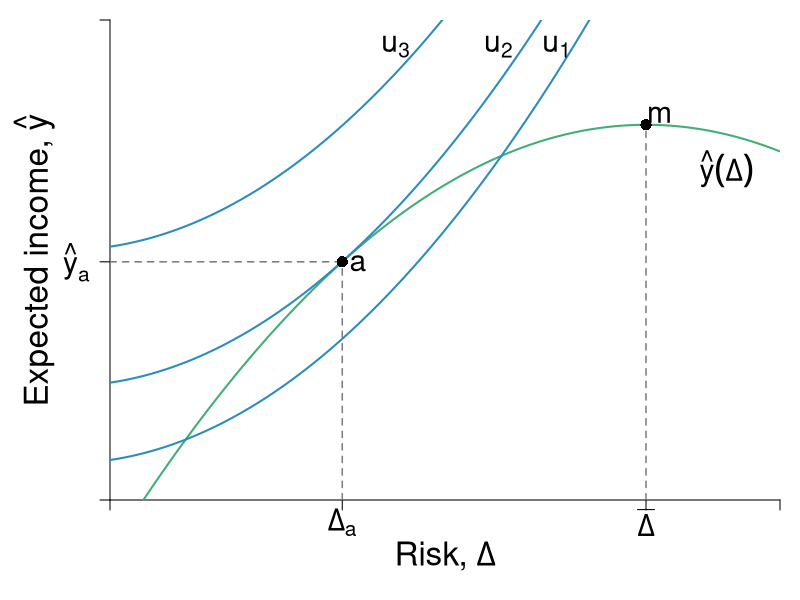

Write the R code that produced this figure.
require(ggplot2)
require(shape)
pdf(file = "capitalism/risks_feasible_very_margin_v2.pdf", width = 9, height = 7)

#Set parameters for graphics
axislabelsize <- 2
labelsize <- 1.8
namesize <- 1.8
annotatesize <- 1.5
graphlinewidth <- 2
segmentlinewidth <- 1.5
a <- c(2, 4, 6)


COL <- c("#7fc97f", "#beaed4", "#fdc086", "#ffff99", "#386cb0", "#f0027f", "#bf5b17", "#666666")
COLA <- c("#e0f3db", "#99d8c9","#66c2a4","#41ae76", "#238b45", "#005824")
COLB <- c("#c6dbef", "#4eb3d3", "#2b8cbe", "#0868ac","#084081")
COLC <- c("#fcfbfd", "#efedf5", "#dadaeb", "#bcbddc", "#9e9ac8", "#807dba", "#6a51a3", "#54278f", "#3f007d")
grays <- gray.colors(25, start = 1, end = 0, alpha = 1)

par(mar =  c(5, 5.5, 1, 1))
xlims <- c(0, 15)
ylims <- c(0, 18)

riskreturn <- function(g, int1 = 14.07, int2 = 4, coeff = 1/3){
  int1 - (int2 - (coeff)*g)^2
}

uA <- function(y, g, slope = 0.5){
  y + y*g  - slope*g^2
}

indiffA <- function(g, intercept = 3, slope1 = 0.25, slope2 = 0.12){
  intercept  + slope1*g + slope2*g^2
}

indiffA2 <- function(g, intercept = 3, slope1 = 0.25, slope2 = 0.05){
  intercept  + slope1*g + slope2*g^2
}

#Plot command 
plot(0, 0, xlim = xlims, ylim = ylims, 
     type = "n",
     xlab = expression(paste("")),
     ylab = expression(paste("")), 
     axes = FALSE,
     # xlab = expression(paste("Bob's Payoff, ", u^B)),
     # ylab = expression(paste("Alfredo's Payoff, ", u^A)),
     #xaxt = "n", 
     #yaxt = "n", 
     cex.lab = axislabelsize, 
     bty = "n", 
     xaxs="i", 
     yaxs="i"
)


#Customize ticks and labels for the plot
# ticksy <- seq(ylims[1], ylims[2], 3)
# ylabels <- seq(ylims[1], ylims[2], 3)
# ticksx <- seq(xlims[1], xlims[2], 5)
# xlabels <- seq(xlims[1], xlims[2], 5)
ticksx <- c(0, 5.2, 12, xlims[2])
#xlabels <- c(NA, expression(paste(Delta[A])), expression(paste(Delta[B])), NA)
xlabels <- c(NA, expression(paste(Delta[a])), expression(paste( bar(Delta) )), NA)
#ticksy <- c(0, 4.4, 7.15, riskreturn(5.2), riskreturn(7.5), riskreturn(g = 12), ylims[2])
ticksy <- c(0, riskreturn(5.2), ylims[2])
ylabels <- c(NA, expression(paste(hat(y)[a])), NA)

axis(1, at = ticksx, pos = 0, labels = xlabels, cex.axis = labelsize)
axis(2, at = ticksy, pos = 0, labels = ylabels, las = 1, cex.axis = labelsize)

#Axis labels and draw linear utility function
text(0.5*xlims[2], -2.1, expression(paste("Risk, ", Delta)), xpd = TRUE, cex = axislabelsize) 
text(-1.7, 0.5*ylims[2], expression(paste("Expected income, ", hat(y))), xpd = TRUE, cex = axislabelsize, srt = 90) 


npts <- 500 
xx1 <- seq(xlims[1], xlims[2], length.out = npts)
lines(xx1, riskreturn(xx1), col = COLA[4], lwd = graphlinewidth, lty = 1)
lines(xx1, indiffA(xx1, intercept = 1.5), col = COLB[3], lwd = graphlinewidth, lty = 1)
lines(xx1, indiffA(xx1, intercept = 4.4), col = COLB[3], lwd = graphlinewidth, lty = 1)
lines(xx1, indiffA(xx1, intercept = 9.5), col = COLB[3], lwd = graphlinewidth, lty = 1)
#lines(xx1, indiffA(xx1, intercept = 8), col = COLB[3], lwd = graphlinewidth, lty = 1)
#lines(xx1, indiffA2(xx1, intercept = 7.15), col = COLB[5], lwd = graphlinewidth, lty = 1)
#lines(xx1, indiffA2(xx1, intercept = 5.8), col = COLB[5], lwd = segmentlinewidth, lty = 2)

#lines(xx1, indiffA2(xx1, intercept = 10), col = COLB[5], lwd = graphlinewidth, lty = 1)

#Add points a, b, c and c
segments(5.2, 0, 5.2, riskreturn(g = 5.2), lty = 2, col = grays[20], lwd = segmentlinewidth)
segments(0, riskreturn(g = 5.2), 5.2, riskreturn(g = 5.2), lty = 2, col = grays[20], lwd = segmentlinewidth)
points(5.2, riskreturn(g = 5.2), pch = 16, col = "black", cex = 1.5)
text(5.2 + 0.35, riskreturn(g = 5.2) - 0.05, expression(a), cex = labelsize)


# segments(7.5, 0, 7.5, riskreturn(g = 7.5) , lty = 2, col = grays[20], lwd = segmentlinewidth)
# segments(0, riskreturn(g = 7.5) , 7.5, riskreturn(g = 7.5) , lty = 2, col = grays[20], lwd = segmentlinewidth)
# points(7.5, riskreturn(g = 7.5) , pch = 16, col = "black", cex = 1.5)
# text(7.5 + 0.35, riskreturn(g = 7.5) - 0.3, expression(b), cex = labelsize)


segments(12, 0, 12, riskreturn(g = 12) , lty = 2, col = grays[20], lwd = segmentlinewidth)
#segments(0, riskreturn(g = 12) , 12, riskreturn(g = 12) , lty = 2, col = grays[20], lwd = segmentlinewidth)
text(12 + 0.3, riskreturn(g = 12) + 0.4, expression(m), cex = labelsize)

points(12, riskreturn(g = 12) , pch = 16, col = "black", cex = 1.5)





#Label risk return schedule
text(13.8, riskreturn(g = 14) - 1.2, expression(paste(hat(y)*(Delta))), cex = labelsize, xpd =  TRUE)

#Label value functions
#text(13.2, 17, expression(u[1]^B), cex = labelsize)
text(8.7, 17, expression(u[2]), cex = labelsize)
text(10, 17, expression(u[1]), cex = labelsize)
text(6.4, 17, expression(u[3]), cex = labelsize)
#text(8.2, 17, expression(u[2]^A), cex = labelsize)



dev.off()
